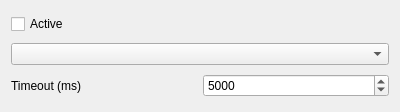
<?xml version="1.0" encoding="UTF-8"?>
<ui version="4.0">
 <class>GUI_Notifications</class>
 <widget class="QWidget" name="GUI_Notifications">
  <property name="geometry">
   <rect>
    <x>0</x>
    <y>0</y>
    <width>400</width>
    <height>112</height>
   </rect>
  </property>
  <layout class="QGridLayout" name="gridLayout">
   <item row="2" column="0">
    <widget class="QLabel" name="label_3">
     <property name="text">
      <string>Timeout (ms)</string>
     </property>
    </widget>
   </item>
   <item row="0" column="0" colspan="2">
    <widget class="QCheckBox" name="cb_activate">
     <property name="focusPolicy">
      <enum>Qt::StrongFocus</enum>
     </property>
     <property name="text">
      <string notr="true">Active</string>
     </property>
    </widget>
   </item>
   <item row="1" column="0" colspan="2">
    <widget class="Gui::ComboBox" name="combo_notification">
     <property name="focusPolicy">
      <enum>Qt::StrongFocus</enum>
     </property>
    </widget>
   </item>
   <item row="2" column="1">
    <widget class="QSpinBox" name="sb_timeout">
     <property name="focusPolicy">
      <enum>Qt::WheelFocus</enum>
     </property>
     <property name="minimum">
      <number>1000</number>
     </property>
     <property name="maximum">
      <number>60000</number>
     </property>
     <property name="singleStep">
      <number>1000</number>
     </property>
     <property name="value">
      <number>5000</number>
     </property>
    </widget>
   </item>
  </layout>
 </widget>
 <customwidgets>
  <customwidget>
   <class>Gui::ComboBox</class>
   <extends>QComboBox</extends>
   <header>Gui/Utils/Widgets/ComboBox.h</header>
  </customwidget>
 </customwidgets>
 <resources/>
 <connections/>
</ui>
